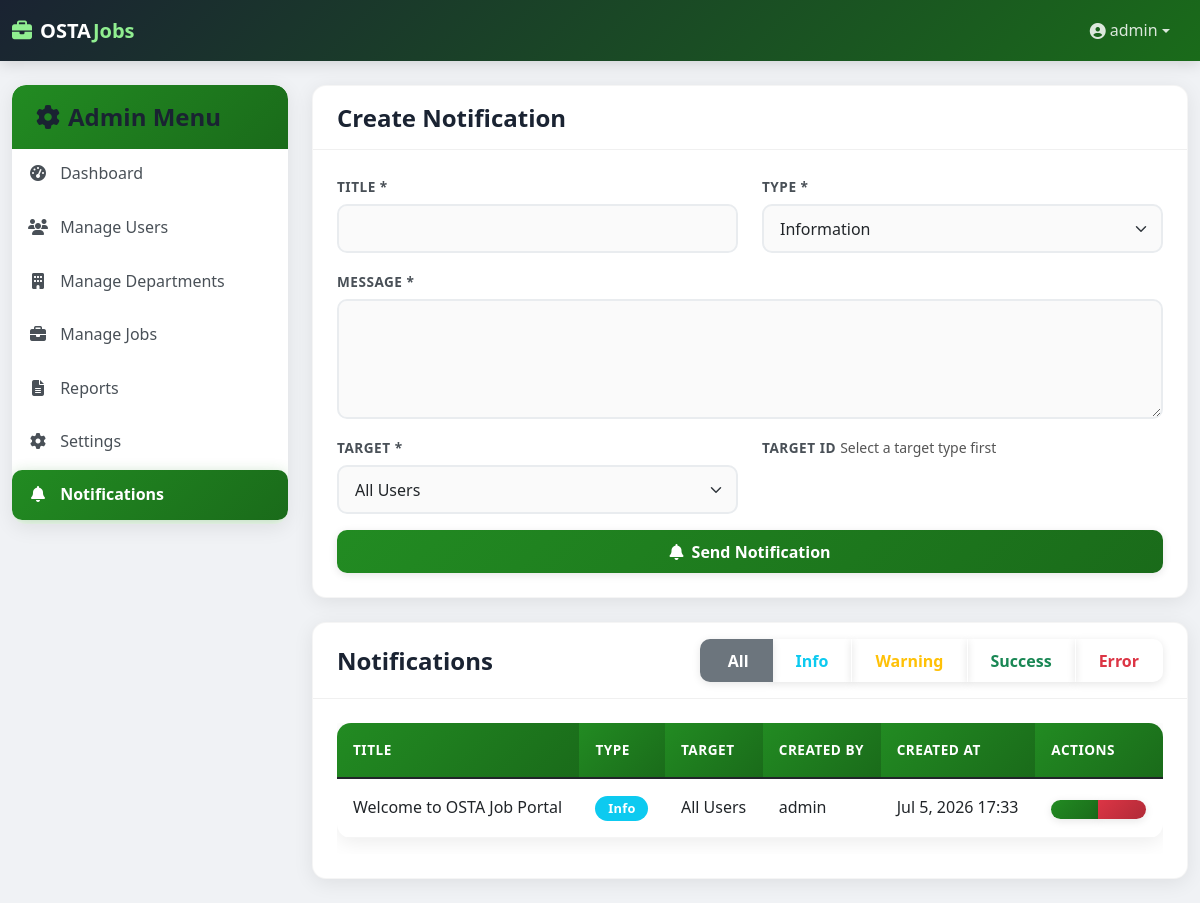
The page /admin/notifications.php (signed in) on the database its author committed.
### tables this page shows
CREATE TABLE IF NOT EXISTS notifications (
    id INT UNSIGNED AUTO_INCREMENT PRIMARY KEY,
    title VARCHAR(200) NOT NULL,
    message TEXT NOT NULL,
    type ENUM('info', 'warning', 'success', 'error') NOT NULL,
    target ENUM('all', 'user', 'department', 'job') NOT NULL,
    target_id VARCHAR(50),
    user_id INT UNSIGNED,
    created_by INT UNSIGNED NOT NULL,
    status ENUM('unread', 'read') DEFAULT 'unread',
    created_at TIMESTAMP DEFAULT CURRENT_TIMESTAMP,
    INDEX idx_target (target, target_id),
    INDEX idx_user_id (user_id),
    INDEX idx_status (status),
    FOREIGN KEY (user_id) REFERENCES users(id) ON DELETE CASCADE,
    FOREIGN KEY (created_by) REFERENCES users(id)
);

CREATE TABLE IF NOT EXISTS users (
    id INT UNSIGNED AUTO_INCREMENT PRIMARY KEY,
    username VARCHAR(50) UNIQUE NOT NULL,
    email VARCHAR(100) UNIQUE NOT NULL,
    password VARCHAR(255) NOT NULL,
    role ENUM('applicant', 'employer', 'admin') NOT NULL,
    status ENUM('active', 'pending', 'inactive') DEFAULT 'active',
    email_verified TINYINT(1) DEFAULT 0,
    full_name VARCHAR(150),
    first_name VARCHAR(100),
    last_name VARCHAR(100),
    phone VARCHAR(20),
    address TEXT,
    skills TEXT,
    education TEXT,
    experience TEXT,
    department_id INT UNSIGNED,
    account_status VARCHAR(20) DEFAULT 'active',
    api_token VARCHAR(64) NULL,
    api_token_expires DATETIME NULL,
    created_at TIMESTAMP DEFAULT CURRENT_TIMESTAMP,
    updated_at TIMESTAMP DEFAULT CURRENT_TIMESTAMP ON UPDATE CURRENT_TIMESTAMP,
    INDEX idx_role (role),
    INDEX idx_status (status),
    INDEX idx_email (email),
    INDEX idx_department (department_id)
);

### includes/security.php (called while the page is built, shortened)
<?php
function generate_csrf_token() {
    return $_SESSION['csrf_token'];
}

### admin/notifications.php (the view, shortened to what this page needs)
<?php
require_once '../includes/auth.php';
$type_filter = $_GET['type'] ?? '';
$query = "SELECT n.*, u.username as created_by_name
          FROM notifications n
          LEFT JOIN users u ON n.created_by = u.id ";
$params = [];
$query .= " ORDER BY n.created_at DESC";
$notif_stmt = $pdo->prepare($query);
$notif_stmt->execute($params);
$notifications = $notif_stmt->fetchAll();
?>
<?php include '../includes/header.php'; ?>
    <div class="container-fluid mt-4">
        <div class="row">
            <div class="col-md-3">
                <div class="card dashboard-card">
                    <div class="card-header bg-gradient-primary text-white">
                        <h3 class="mb-0"><i class="fas fa-cog me-2"></i>Admin Menu</h3>
                    </div>
                    <div class="list-group list-group-flush dashboard-sidebar">
                        <a href="dashboard.php" class="list-group-item list-group-item-action">
                            <i class="fas fa-tachometer-alt me-2"></i> Dashboard
                        </a>
                        <a href="manage_users.php" class="list-group-item list-group-item-action">
                            <i class="fas fa-users me-2"></i> Manage Users
                        </a>
                        <a href="manage_departments.php" class="list-group-item list-group-item-action">
                            <i class="fas fa-building me-2"></i> Manage Departments
                        </a>
                        <a href="manage_jobs.php" class="list-group-item list-group-item-action">
                            <i class="fas fa-briefcase me-2"></i> Manage Jobs
                        </a>
                        <a href="reports.php" class="list-group-item list-group-item-action">
                            <i class="fas fa-file-alt me-2"></i> Reports
                        </a>
                        <a href="settings.php" class="list-group-item list-group-item-action">
                            <i class="fas fa-cog me-2"></i> Settings
                        </a>
                        <a href="notifications.php" class="list-group-item list-group-item-action active">
                            <i class="fas fa-bell me-2"></i> Notifications
                        </a>
                    </div>
                </div>
            </div>
            <div class="col-md-9">
                <div class="card mb-4">
                    <div class="card-header">
                        <h3 class="mb-0">Create Notification</h3>
                    </div>
                    <div class="card-body">
                        <form method="POST" action="">
                            <div class="row">
                                <div class="col-md-6 mb-3">
                                    <label for="title" class="form-label">Title *</label>
                                    <input type="text" class="form-control" id="title" name="title" required>
                                </div>
                                <div class="col-md-6 mb-3">
                                    <label for="type" class="form-label">Type *</label>
                                    <select class="form-select" id="type" name="type" required>
                                        <option value="info">Information</option>
                                    </select>
                                </div>
                            </div>
                            <div class="mb-3">
                                <label for="message" class="form-label">Message *</label>
                                <textarea class="form-control" id="message" name="message" rows="4" required></textarea>
                            </div>
                            <div class="row">
                                <div class="col-md-6 mb-3">
                                    <label for="target" class="form-label">Target *</label>
                                    <select class="form-select" id="target" name="target" required>
                                        <option value="all">All Users</option>
                                    </select>
                                </div>
                                <div class="col-md-6 mb-3" id="target_id_wrap">
                                    <label class="form-label">Target ID</label>
                                    <small class="text-muted" id="target_id_hint">Select a target type first</small>
                                </div>
                            </div>
                            <div class="d-grid">
                                <button type="submit" class="btn btn-primary">
                                    <i class="fas fa-bell me-1"></i> Send Notification
                                </button>
                            </div>
                        </form>
                    </div>
                </div>
                <div class="card">
                    <div class="card-header d-flex justify-content-between align-items-center">
                        <h3 class="mb-0">Notifications</h3>
                        <div class="btn-group">
                            <a href="notifications.php" class="btn btn-outline-secondary <?php echo !$type_filter ? 'active' : ''; ?>">
                                <i class="bi bi-filter me-1"></i> All
                            </a>
                            <a href="notifications.php?type=info" class="btn btn-outline-info <?php echo $type_filter === 'info' ? 'active' : ''; ?>">Info</a>
                            <a href="notifications.php?type=warning" class="btn btn-outline-warning <?php echo $type_filter === 'warning' ? 'active' : ''; ?>">Warning</a>
                            <a href="notifications.php?type=success" class="btn btn-outline-success <?php echo $type_filter === 'success' ? 'active' : ''; ?>">Success</a>
                            <a href="notifications.php?type=error" class="btn btn-outline-danger <?php echo $type_filter === 'error' ? 'active' : ''; ?>">Error</a>
                        </div>
                    </div>
                    <div class="card-body">
                        <div class="table-responsive">
                            <table class="table table-hover">
                                <thead>
                                    <tr>
                                        <th>Title</th>
                                        <th>Type</th>
                                        <th>Target</th>
                                        <th>Created By</th>
                                        <th>Created At</th>
                                        <th>Actions</th>
                                    </tr>
                                </thead>
                                <tbody>
                                    <?php foreach ($notifications as $notification): ?>
                                        <tr>
                                            <td><?php echo htmlspecialchars($notification['title']); ?></td>
                                            <td>
                                                <span class="badge bg-<?php
                                                    echo $notification['type'] === 'info' ? 'info' :
                                                    ($notification['type'] === 'warning' ? 'warning' :
                                                    ($notification['type'] === 'success' ? 'success' : 'danger'));
                                                ?>">
                                                    <?php echo ucfirst($notification['type']); ?>
                                                </span>
                                            </td>
                                            <td>
                                                <?php
                                                $target_label = '';
                                                if ($notification['target'] === 'all') {
                                                    $target_label = 'All Users';
                                                } elseif ($notification['target'] === 'user') {
                                                    $stmt = $pdo->prepare("SELECT username FROM users WHERE id = ?");
                                                    $stmt->execute([$notification['target_id']]);
                                                    $name = $stmt->fetchColumn();
                                                    $target_label = 'User: ' . ($name ?: 'Unknown');
                                                } elseif ($notification['target'] === 'department') {
                                                    $stmt = $pdo->prepare("SELECT name FROM departments WHERE id = ?");
                                                    $stmt->execute([$notification['target_id']]);
                                                    $name = $stmt->fetchColumn();
                                                    $target_label = 'Dept: ' . ($name ?: 'Unknown');
                                                } elseif ($notification['target'] === 'job') {
                                                    $stmt = $pdo->prepare("SELECT title FROM jobs WHERE id = ?");
                                                    $stmt->execute([$notification['target_id']]);
                                                    $name = $stmt->fetchColumn();
                                                    $target_label = 'Job: ' . ($name ?: 'Unknown');
                                                }
                                                echo htmlspecialchars($target_label);
                                                ?>
                                            </td>
                                            <td><?php echo htmlspecialchars($notification['created_by_name']); ?></td>
                                            <td><?php echo date('M j, Y H:i', strtotime($notification['created_at'])); ?></td>
                                            <td>
                                                <div class="btn-group">
                                                    <button type="button" class="btn btn-sm btn-primary"
                                                            data-bs-toggle="modal" data-bs-target="#viewModal<?php echo $notification['id']; ?>">
                                                    </button>
                                                    <a href="notifications.php?action=delete&id=<?php echo $notification['id']; ?>&csrf_token=<?php echo urlencode(generate_csrf_token()); ?>"
                                                       class="btn btn-sm btn-danger"
                                                       onclick="return confirm('Are you sure you want to delete this notification?')">
                                                    </a>
                                                </div>
                                            </td>
                                        </tr>
                                    <?php endforeach; ?>
                                </tbody>
                            </table>
                        </div>
                    </div>
                </div>
            </div>
        </div>
    </div>
    <?php include '../includes/footer.php'; ?>

### rows shown on the page
notifications: title "Welcome to OSTA Job Portal", type "Info", target "All Users", created_by.username "admin", created_at "Jul 5, 2026 17:33"

### other values the page prints
$username "admin"
